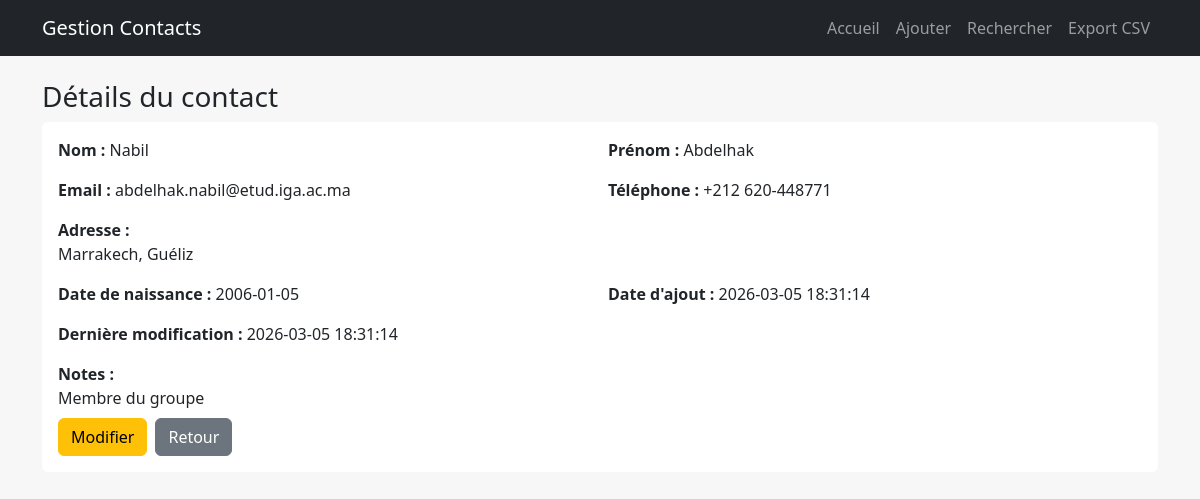
Screenshot of /voir.php?id=4 with the database file from the repository.
### tables this page shows
CREATE TABLE `contacts` (
  `id` int(11) NOT NULL,
  `nom` varchar(100) NOT NULL,
  `prenom` varchar(100) NOT NULL,
  `email` varchar(150) DEFAULT NULL,
  `telephone` varchar(20) DEFAULT NULL,
  `adresse` text DEFAULT NULL,
  `date_naissance` date DEFAULT NULL,
  `notes` text DEFAULT NULL,
  `date_creation` timestamp NOT NULL DEFAULT current_timestamp(),
  `date_modification` timestamp NOT NULL DEFAULT current_timestamp() ON UPDATE current_timestamp()
);

### voir.php (the view, shortened to what this page needs)
<?php
require_once __DIR__ . "/includes/init.php";
$id = isset($_GET["id"]) ? (int)$_GET["id"] : 0;
$stmt = $pdo->prepare("SELECT * FROM contacts WHERE id = ?");
$stmt->execute([$id]);
$contact = $stmt->fetch();
require_once __DIR__ . "/includes/header.php";
?>
<h3>Détails du contact</h3>
<div class="bg-white p-3 rounded">
  <div class="row g-3">
    <div class="col-md-6"><strong>Nom :</strong> <?= htmlspecialchars($contact["nom"]) ?></div>
    <div class="col-md-6"><strong>Prénom :</strong> <?= htmlspecialchars($contact["prenom"]) ?></div>
    <div class="col-md-6"><strong>Email :</strong> <?= htmlspecialchars($contact["email"] ?? "") ?></div>
    <div class="col-md-6"><strong>Téléphone :</strong> <?= htmlspecialchars($contact["telephone"] ?? "") ?></div>
    <div class="col-12"><strong>Adresse :</strong><br><?= nl2br(htmlspecialchars($contact["adresse"] ?? "")) ?></div>
    <div class="col-md-6"><strong>Date de naissance :</strong> <?= htmlspecialchars($contact["date_naissance"] ?? "") ?></div>
    <div class="col-md-6"><strong>Date d'ajout :</strong> <?= htmlspecialchars($contact["date_creation"]) ?></div>
    <div class="col-md-6"><strong>Dernière modification :</strong> <?= htmlspecialchars($contact["date_modification"]) ?></div>
    <div class="col-12"><strong>Notes :</strong><br><?= nl2br(htmlspecialchars($contact["notes"] ?? "")) ?></div>
    <div class="col-12 d-flex gap-2 mt-2">
      <a class="btn btn-warning" href="modifier.php?id=<?= (int)$contact["id"] ?>">Modifier</a>
      <a class="btn btn-secondary" href="index.php">Retour</a>
    </div>
  </div>
</div>
<?php require_once __DIR__ . "/includes/footer.php"; ?>

### assets/css/style.css (style rules this page uses)
body { background: #f7f7f7; }

### rows the page displays
contacts: nom "Nabil", prenom "Abdelhak", email "abdelhak.nabil@etud.iga.ac.ma", telephone "+212 620-448771", adresse "Marrakech, Guéliz", date_naissance "2006-01-05", date_creation "2026-03-05 18:31:14", date_modification "2026-03-05 18:31:14", notes "Membre du groupe"
